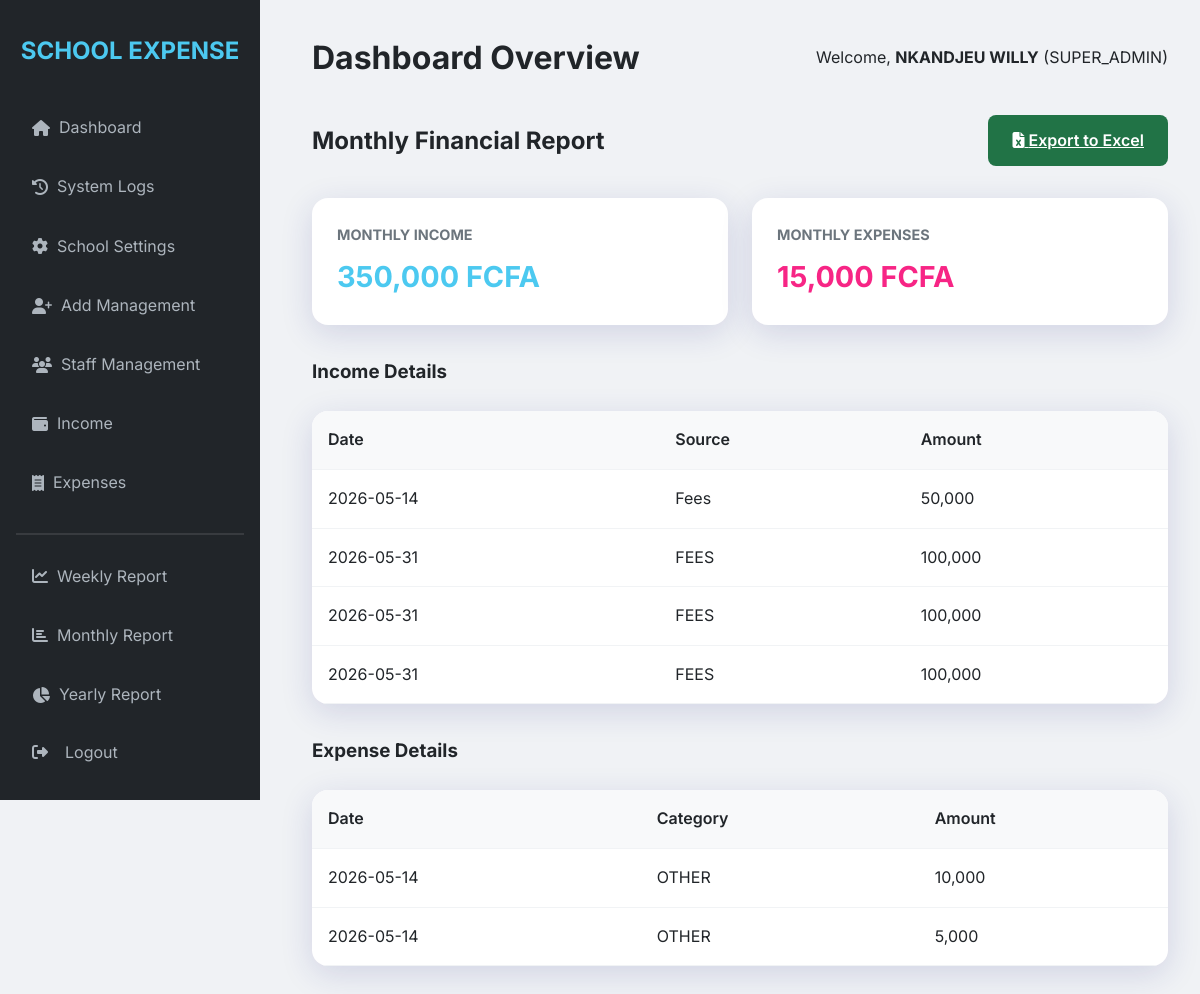
/reports/monthly (signed in), run on the app's committed database.
### models.py (models this page shows, shortened)
class User(UserMixin, db.Model):
    id = db.Column(db.Integer, primary_key=True)
    username = db.Column(db.String(64), unique=True, nullable=False)
    email = db.Column(db.String(120), unique=True, nullable=False)
    password_hash = db.Column(db.String(512), nullable=False)  # Increased to 512 for scrypt hash
    role = db.Column(db.String(20), nullable=False)  # SUPER_ADMIN, PRINCIPAL, BURSER, ACCOUNTANT, SECRETARY

class Income(db.Model):
    id = db.Column(db.Integer, primary_key=True)
    amount = db.Column(db.Float, nullable=False)
    source = db.Column(db.String(100), nullable=False)
    student_name = db.Column(db.String(100))
    student_session = db.Column(db.String(100))  # Anglophone or Francophone
    student_class = db.Column(db.String(100))
    section = db.Column(db.String(100))
    pta_level = db.Column(db.String(100))
    description = db.Column(db.Text)
    date = db.Column(db.DateTime, default=datetime.utcnow)
    added_by = db.Column(db.Integer, db.ForeignKey('user.id'))

class Expense(db.Model):
    id = db.Column(db.Integer, primary_key=True)
    amount = db.Column(db.Float, nullable=False)
    category = db.Column(db.String(100), nullable=False)
    description = db.Column(db.Text)
    date = db.Column(db.DateTime, default=datetime.utcnow)
    added_by = db.Column(db.Integer, db.ForeignKey('user.id'))
    status = db.Column(db.String(20), default='PENDING')  # PENDING, APPROVED, REJECTED
    approved_principal = db.Column(db.Boolean, default=False)
    approved_burser = db.Column(db.Boolean, default=False)
    approved_accountant = db.Column(db.Boolean, default=False)

### routes.py (the view)
    @app.route('/reports/<type>')
    @login_required
    def view_report(type):
        if type == 'weekly':
            template_name = 'reports/weekly_report.html'
            start_date = datetime.utcnow() - timedelta(days=7)
        elif type == 'monthly':
            template_name = 'reports/monthly_report.html'
            start_date = datetime.utcnow() - timedelta(days=30)
        elif type == 'yearly':
            template_name = 'reports/yearly_report.html'
            start_date = datetime.utcnow() - timedelta(days=365)
        else:
            abort(404)
        incomes = Income.query.filter(Income.date >= start_date).all()
        expenses = Expense.query.filter(Expense.date >= start_date).all()
        return render_template(template_name, incomes=incomes, expenses=expenses)

### app.py (called while the page is built)
def create_app():
    app = Flask(__name__)
    app.config.from_object(Config)
    app.secret_key = app.config.get('SECRET_KEY')
    if app.config.get('ENV') == 'production' and app.secret_key in (None, '', 'change_this_dev_secret'):
        raise RuntimeError('SECRET_KEY must be set in environment for production deployment')
    CSRFProtect(app)
    db.init_app(app)
    login_manager = LoginManager()
    login_manager.login_view = 'login'
    login_manager.init_app(app)
    @login_manager.user_loader
    def load_user(user_id):
        return User.query.get(int(user_id))
    with app.app_context():
        db.create_all()
        fix_username_column(app)
        ensure_schema_columns(app)
        ensure_default_staff(app)
        ensure_default_school_settings(app)
        ensure_admin_user(app)
    register_routes(app)
    return app

### templates/reports/monthly_report.html
{% extends "base.html" %}
{% block content %}
<div style="display: flex; justify-content: space-between; align-items: center; margin-bottom: 2rem;">
    <h2>Monthly Financial Report</h2>
    <a href="{{ url_for('export_excel', type='monthly') }}" class="btn btn-primary" style="background: #217346;"><i class="fas fa-file-excel"></i> Export to Excel</a>
</div>
<div class="stats-grid">
    <div class="card">
        <h3>Monthly Income</h3>
        <div class="value" style="color: var(--success);">{{ "{:,.0f}".format(incomes|sum(attribute='amount')) }} FCFA</div>
    </div>
    <div class="card">
        <h3>Monthly Expenses</h3>
        <div class="value" style="color: var(--warning);">{{ "{:,.0f}".format(expenses|sum(attribute='amount')) }} FCFA</div>
    </div>
</div>
<h3>Income Details</h3>
<div class="table-container" style="margin-bottom: 2rem;">
    <table>
        <thead>
            <tr><th>Date</th><th>Source</th><th>Amount</th></tr>
        </thead>
        <tbody>
            {% for income in incomes %}
            <tr><td>{{ income.date.strftime('%Y-%m-%d') }}</td><td>{{ income.source }}</td><td>{{ "{:,.0f}".format(income.amount) }}</td></tr>
            {% endfor %}
        </tbody>
    </table>
</div>
<h3>Expense Details</h3>
<div class="table-container">
    <table>
        <thead>
            <tr><th>Date</th><th>Category</th><th>Amount</th></tr>
        </thead>
        <tbody>
            {% for expense in expenses %}
            <tr><td>{{ expense.date.strftime('%Y-%m-%d') }}</td><td>{{ expense.category }}</td><td>{{ "{:,.0f}".format(expense.amount) }}</td></tr>
            {% endfor %}
        </tbody>
    </table>
</div>
{% endblock %}

### templates/base.html (shortened to what this page needs)
<!DOCTYPE html>
<html lang="en">
<head>
    <link rel="stylesheet" href="{{ url_for('static', filename='css/style.css') }}">
    <link rel="stylesheet" href="https://cdnjs.cloudflare.com/ajax/libs/font-awesome/6.4.0/css/all.min.css">
</head>
<body>
    {% if current_user.is_authenticated %}
    <div class="app-container">
        <aside class="sidebar">
            <h2>SCHOOL EXPENSE</h2>
            <nav>
                <ul class="nav-links">
                    <li><a href="{{ url_for('dashboard') }}" class="{{ 'active' if request.endpoint == 'dashboard' }}"><i class="fas fa-home"></i> &nbsp; Dashboard</a></li>
                    {% if current_user.role == 'SUPER_ADMIN' %}
                    <li><a href="{{ url_for('view_system_logs') }}" class="{{ 'active' if request.endpoint == 'view_system_logs' }}"><i class="fas fa-history"></i> &nbsp; System Logs</a></li>
                    <li><a href="{{ url_for('school_settings') }}" class="{{ 'active' if request.endpoint == 'school_settings' }}"><i class="fas fa-cog"></i> &nbsp; School Settings</a></li>
                    <li><a href="{{ url_for('add_user') }}" class="{{ 'active' if request.endpoint == 'add_user' }}"><i class="fas fa-user-plus"></i> &nbsp; Add Management</a></li>
                    {% endif %}
                    {% if current_user.role|upper in ['SUPER_ADMIN', 'PRINCIPAL', 'SECRETARY'] %}
                    <li><a href="{{ url_for('view_staff') }}" class="{{ 'active' if 'staff' in request.endpoint }}"><i class="fas fa-users"></i> &nbsp; Staff Management</a></li>
                    {% endif %}
                    <li><a href="{{ url_for('view_income') }}" class="{{ 'active' if 'income' in request.endpoint }}"><i class="fas fa-wallet"></i> &nbsp; Income</a></li>
                    <li><a href="{{ url_for('view_expenses') }}" class="{{ 'active' if 'expenses' in request.endpoint }}"><i class="fas fa-receipt"></i> &nbsp; Expenses</a></li>
                    <hr style="margin: 1rem 0; border: 0.5px solid rgba(255,255,255,0.1)">
                    <li><a href="{{ url_for('view_report', type='weekly') }}"><i class="fas fa-chart-line"></i> &nbsp; Weekly Report</a></li>
                    <li><a href="{{ url_for('view_report', type='monthly') }}"><i class="fas fa-chart-bar"></i> &nbsp; Monthly Report</a></li>
                    <li><a href="{{ url_for('view_report', type='yearly') }}"><i class="fas fa-chart-pie"></i> &nbsp; Yearly Report</a></li>
                    <li style="margin-top: auto;">
                        <form method="post" action="{{ url_for('logout') }}" style="margin: 0; width: 100%;">
                            <button type="submit" class="logout-btn">
                                <i class="fas fa-sign-out-alt"></i> &nbsp; Logout
                            </button>
                        </form>
                    </li>
                </ul>
            </nav>
        </aside>
        <main class="main-content">
            <header style="margin-bottom: 2rem; display: flex; justify-content: space-between; align-items: center;">
                <h1>{{ title if title else 'Dashboard Overview' }}</h1>
                <div class="user-info">
                    <span>Welcome, <strong>{{ current_user.username }}</strong> ({{ current_user.role }})</span>
                </div>
            </header>
            {% block content %}{% endblock %}
        </main>
    </div>
    {% else %}
        {% block login_content %}{% endblock %}
    {% endif %}
</body>
</html>

### static/css/style.css (style rules this page uses)
:root { --primary: #4361ee; --secondary: #3f37c9; --accent: #4895ef; --success: #4cc9f0; --warning: #f72585; --danger: #e63946; --dark: #212529; --light: #f8f9fa; --gray: #6c757d; --glass: rgba(255, 255, 255, 0.9); --shadow: 0 8px 32px 0 rgba(31, 38, 135, 0.15); }
* { margin: 0; padding: 0; box-sizing: border-box; font-family: 'Inter', -apple-system, BlinkMacSystemFont, "Segoe UI", Roboto, sans-serif; }
body { background: #f0f2f5; color: var(--dark); line-height: 1.6; overflow-x: auto; width: 100%; }
.app-container { display: flex; min-height: 100vh; width: 100%; }
.sidebar { width: 260px; background: var(--dark); color: white; padding: 2rem 1rem; position: fixed; height: 100vh; transition: all 0.3s ease; }
.sidebar h2 { font-size: 1.5rem; margin-bottom: 2rem; text-align: center; color: var(--success); font-weight: 700; }
.nav-links { list-style: none; display: flex; flex-direction: column; height: calc(100vh - 120px); }
.nav-links li { margin-bottom: 0.5rem; }
.nav-links a { color: #adb5bd; text-decoration: none; padding: 0.8rem 1rem; display: flex; align-items: center; border-radius: 8px; transition: 0.3s; }
.nav-links button { color: #adb5bd; padding: 0.8rem 1rem; display: flex; align-items: center; border-radius: 8px; transition: 0.3s; width: 100%; background: none; border: none; font-size: 1rem; cursor: pointer; font-family: inherit; }
.logout-btn { color: #adb5bd; padding: 0.8rem 1rem; display: flex; align-items: center; gap: 0.5rem; border-radius: 8px; transition: 0.3s; width: 100%; background: none; border: none; font-size: 1rem; cursor: pointer; font-family: inherit; }
.main-content { flex: 1; margin-left: 280px; padding: 2rem; min-width: 0; width: calc(100% - 280px); }
.stats-grid { display: grid; grid-template-columns: repeat(auto-fit, minmax(240px, 1fr)); gap: 1.5rem; margin-bottom: 2rem; }
.card { background: white; padding: 1.5rem; border-radius: 16px; box-shadow: var(--shadow); border: 1px solid rgba(255, 255, 255, 0.3); }
.card h3 { font-size: 0.9rem; color: var(--gray); margin-bottom: 0.5rem; text-transform: uppercase; }
.card .value { font-size: 1.8rem; font-weight: 700; color: var(--primary); }
.btn { padding: 0.8rem 1.5rem; border-radius: 8px; border: none; cursor: pointer; font-weight: 600; transition: 0.3s; display: inline-block; text-align: center; }
.btn-primary { background: var(--primary); color: white; }
.table-container { background: white; border-radius: 16px; overflow: hidden; box-shadow: var(--shadow); margin-top: 1.5rem; }
table { width: 100%; border-collapse: collapse; }
th, td { padding: 1rem; text-align: left; border-bottom: 1px solid #f1f3f5; }
th { background: #f8f9fa; font-weight: 600; }

### data on the page
User: username "NKANDJEU WILLY", role "SUPER_ADMIN"
Income: date "2026-05-14", source "Fees", amount "50,000"
Income: date "2026-05-31", source "FEES", amount "100,000"
Income: date "2026-05-31", source "FEES", amount "100,000"
Income: date "2026-05-31", source "FEES", amount "100,000"
Expense: date "2026-05-14", category "OTHER", amount "10,000"
Expense: date "2026-05-14", category "OTHER", amount "5,000"

### other printed values
{{ title if title else 'Dashboard Overview' }} "Dashboard Overview"
{{ "{:,.0f}".format(incomes|sum(attribute='amount')) }} "350,000"
{{ "{:,.0f}".format(expenses|sum(attribute='amount')) }} "15,000"
